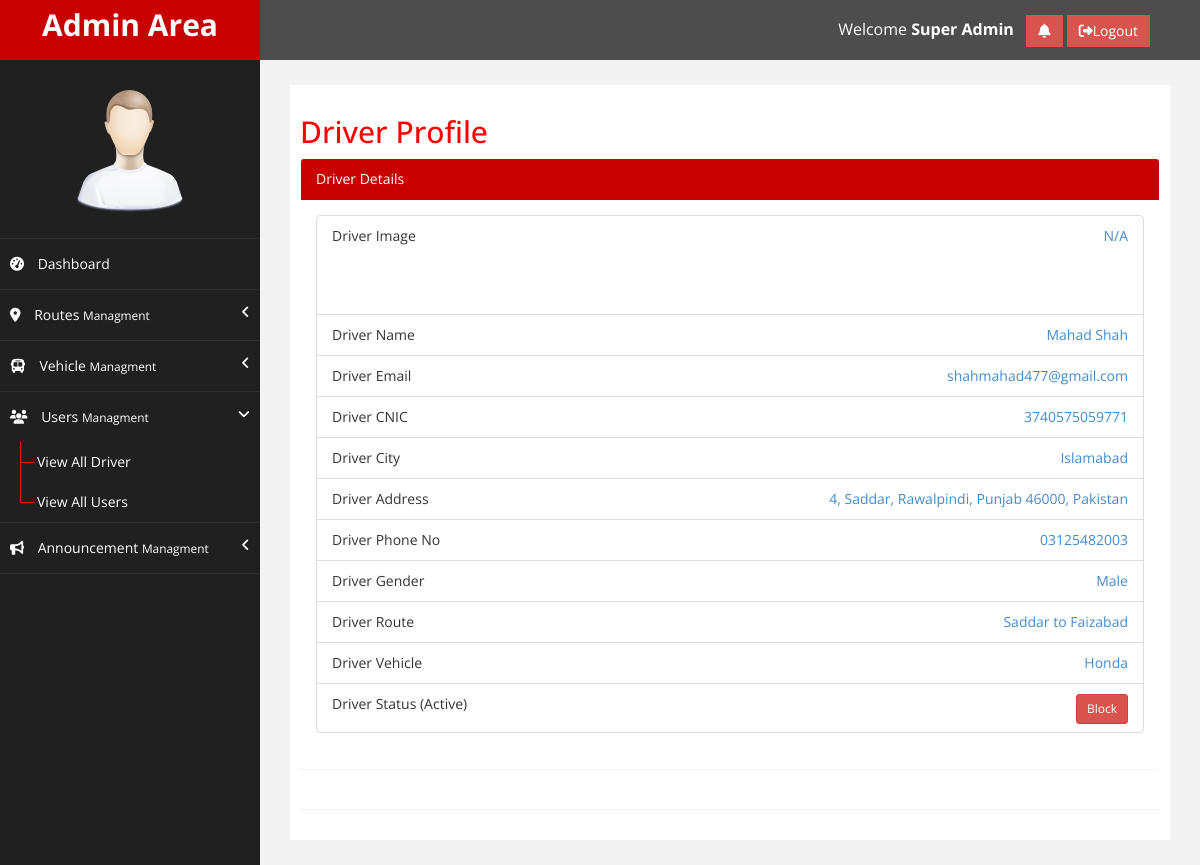
Screenshot of /userProfile.php?notiID=25&userType=D&userID=24 (signed in) with the database file from the repository.
### tables this page shows
CREATE TABLE `tbl_users` (
  `user_id` int(11) NOT NULL,
  `user_fullName` varchar(255) DEFAULT NULL,
  `user_email` varchar(255) DEFAULT NULL,
  `user_password` varchar(255) DEFAULT NULL,
  `user_cnic` varchar(13) DEFAULT NULL,
  `user_contactNo` varchar(100) DEFAULT NULL,
  `user_address` text DEFAULT NULL,
  `user_cityID` int(11) DEFAULT NULL,
  `user_lat` decimal(16,6) DEFAULT NULL,
  `user_lng` decimal(16,6) DEFAULT NULL,
  `user_end_lat` double(16,7) DEFAULT NULL,
  `user_end_lng` double(16,7) DEFAULT NULL,
  `user_isOnline` enum('0','1') NOT NULL DEFAULT '1',
  `user_gender` enum('M','F') NOT NULL DEFAULT 'M',
  `user_type` enum('SA','D','U') NOT NULL DEFAULT 'U',
  `user_status` enum('P','R','A','B') NOT NULL DEFAULT 'P',
  `user_profileImage` varchar(255) DEFAULT NULL,
  `user_routeID` int(11) DEFAULT NULL,
  `user_vehicleID` int(11) DEFAULT NULL,
  `createdBy` int(11) DEFAULT NULL,
  `createdDate` datetime DEFAULT NULL,
  `updatedBy` int(11) DEFAULT NULL,
  `updatedDate` datetime DEFAULT NULL
);

CREATE TABLE `tbl_cities` (
  `id` int(11) NOT NULL,
  `city` varchar(255) NOT NULL,
  `city_ascii` varchar(255) NOT NULL,
  `lat` varchar(255) NOT NULL,
  `lng` varchar(255) NOT NULL,
  `country` varchar(55) NOT NULL,
  `iso2` varchar(255) NOT NULL,
  `iso3` varchar(255) NOT NULL,
  `admin_name` varchar(255) NOT NULL,
  `capital` varchar(255) NOT NULL,
  `population` varchar(255) NOT NULL
);

CREATE TABLE `tbl_routes` (
  `route_id` int(11) NOT NULL,
  `route_title` varchar(255) DEFAULT NULL,
  `route_status` enum('A','B') NOT NULL DEFAULT 'A',
  `createdBy` int(11) DEFAULT NULL,
  `createdDate` datetime DEFAULT NULL,
  `updatedBy` int(11) DEFAULT NULL,
  `updatedDate` datetime DEFAULT NULL
);

CREATE TABLE `tbl_vehicles` (
  `vehicle_id` int(11) NOT NULL,
  `vehicle_title` varchar(255) DEFAULT NULL,
  `vehicle_status` enum('A','B') NOT NULL DEFAULT 'A',
  `createdBy` int(11) DEFAULT NULL,
  `createdDate` datetime DEFAULT NULL,
  `updatedBy` int(11) DEFAULT NULL,
  `updatedDate` datetime DEFAULT NULL
);

### includes/functions.php (called while the page is built, shortened)
<?php
function getStatusTitle($status){
    if($status == 'P'){
      return "Pending";
    }else if($status == 'A'){
      return "Active";
    }else if($status == 'R'){
      return "Rejected";
    }else if($status == 'B'){
      return "Blocked";
    }else if ($status == 'C') {
      return "Cancle";
    }
  }
   function getGenderTitle($gender){
    if($gender == 'F'){
      return "Female";
    }else if($gender == 'M'){
      return "Male";
    }
  }
?>

### userProfile.php (the view, shortened to what this page needs)
<?php include ("includes/head.php"); ?>
<?php
$userType = $formHeading = "";
if (isset($_GET['notiID'])) {
 $notiID = $_GET['notiID'];
 $sqlNotiStatus = "UPDATE `tbl_notifications` SET `noti_status` = '1' WHERE `noti_status` = '0' AND `noti_id` = '$notiID'";
 mysqli_query($con,$sqlNotiStatus);
}
if (isset($_GET['userType']) && isset($_GET['userID'])) {
  $userType = $_GET['userType'];
  $userID = $_GET['userID'];
  if ($userType == "D") {
    $formHeading = "Driver";
    $whereClause = "WHERE `tbl_users`.`user_type` = '$userType' AND `tbl_users`.`user_id` = '$userID'";
   $sql = "SELECT `tbl_users`.`user_id` ,`tbl_users`.`user_contactNo`,`tbl_users`.`user_address` ,`tbl_users`.`user_type`, `tbl_users`.`user_fullName`, `tbl_users`.`user_cnic`, `tbl_users`.`user_email`, `tbl_users`.`user_contactNo`,`tbl_users`.`user_gender`,`tbl_users`.`user_cityID`,`tbl_users`.`user_status`,`tbl_users`.`user_profileImage`,`tbl_users`.`user_routeID`,`tbl_users`.`user_vehicleID` ,`tbl_vehicles`.`vehicle_title`,`tbl_routes`.`route_title`,`tbl_cities`.`city`  FROM `tbl_users`
    INNER JOIN `tbl_vehicles` ON `tbl_users`.`user_vehicleID` = `tbl_vehicles`.`vehicle_id`
    INNER JOIN `tbl_routes` ON `tbl_users`.`user_routeID` = `tbl_routes`.`route_id`
     INNER JOIN `tbl_cities` ON `tbl_users`.`user_cityID` = `tbl_cities`.`id` ".$whereClause."
    ORDER BY `tbl_users`.`user_id` DESC" ;
  }else if($userType == "U"){
    $formHeading = "User";
    $whereClause = "WHERE `tbl_users`.`user_type` = '$userType' AND `tbl_users`.`user_id` = '$userID'";
   $sql = "SELECT `tbl_users`.`user_id` ,`tbl_users`.`user_contactNo`,`tbl_users`.`user_address` ,`tbl_users`.`user_type`, `tbl_users`.`user_fullName`, `tbl_users`.`user_cnic`, `tbl_users`.`user_email`, `tbl_users`.`user_contactNo`,`tbl_users`.`user_gender`,`tbl_users`.`user_cityID`,`tbl_users`.`user_status`,`tbl_users`.`user_profileImage`,`tbl_cities`.`city`  FROM `tbl_users`
     INNER JOIN `tbl_cities` ON `tbl_users`.`user_cityID` = `tbl_cities`.`id` ".$whereClause."
    ORDER BY `tbl_users`.`user_id` DESC" ;
  }
}
?>
<link rel="stylesheet" href="plugins/datatables-bs4/css/dataTables.bootstrap4.css">
    <div id="wrapper">
        <?php include("includes/topNav.php"); ?>
            <?php include("includes/sidebar.php"); ?>
        <div id="page-wrapper" >
            <div id="page-inner">
                <div class="row">
                    <div class="col-md-12">
                     <h2> <?php if ($formHeading !="") { echo $formHeading; } ?> Profile</h2>
                    </div>
                    <div class="col-md-12 col-sm-12">
                        <div class="panel">
                            <div class="panel-heading panelHeadBg">
                                <?php if ($formHeading !="") { echo $formHeading; } ?> Details
                            </div>
                            <div class="panel-body">
                                  <?php
                                $result = mysqli_query($con,$sql);
                                if($result){
                                  if(mysqli_num_rows($result)>0){
                                    if ($row = mysqli_fetch_array($result)) {
                                    ?>
                                    <ul class="list-group">
                                       <li style="height: 100px" class="list-group-item"><?php echo $formHeading; ?> Image <a href="javascript:;" class="pull-right"><?php if($row['user_profileImage'] != "" && file_exists($row['user_profileImage'])){ ?> <img style="width: 70px; height: 70px; display: block; margin: auto;"  src="<?php echo $row['user_profileImage']; ?>"><?php }else{ echo "N/A"; }  ?></a></li>
                                      <li class="list-group-item"><?php echo $formHeading; ?> Name <a href="javascript:;" class="pull-right"><?php echo $row['user_fullName']; ?></a></li>
                                      <li class="list-group-item"><?php echo $formHeading; ?> Email <a href="javascript:;" class="pull-right"><?php echo $row['user_email']; ?></a></li>
                                      <li class="list-group-item"><?php echo $formHeading; ?> CNIC <a href="javascript:;" class="pull-right"><?php echo $row['user_cnic']; ?></a></li>
                                      <li class="list-group-item"><?php echo $formHeading; ?> City <a href="javascript:;" class="pull-right"><?php echo $row['city']; ?></a></li>
                                      <li class="list-group-item"><?php echo $formHeading; ?> Address <a href="javascript:;" class="pull-right"><?php echo $row['user_address']; ?></a></li>
                                      <li class="list-group-item"><?php echo $formHeading; ?> Phone No <a href="javascript:;" class="pull-right"><?php echo $row['user_contactNo']; ?></a></li>
                                      <li class="list-group-item"><?php echo $formHeading; ?> Gender <a href="javascript:;" class="pull-right"><?php echo getGenderTitle($row['user_gender']); ?></a></li>
                                      <?php if ($userType == "D") {
                                        ?>
                                        <li class="list-group-item"><?php echo $formHeading; ?> Route <a href="javascript:;" class="pull-right"><?php echo $row['route_title']; ?></a></li>
                                        <li class="list-group-item"><?php echo $formHeading; ?> Vehicle <a href="javascript:;" class="pull-right"><?php echo $row['vehicle_title']; ?></a></li>
                                        <?php
                                      } ?>
                                         <li style="height: 50px;" class="list-group-item"><?php echo $formHeading; ?> Status (<?php echo getStatusTitle($row['user_status']); ?>)
                                           <?php if($row['user_status'] == "A" ){  ?><a href="userProfile.php?userType=<?php echo $userType; ?>&userID=<?php echo $userID; ?>&status=B" class="pull-right btn btn-sm btn-danger">Block</a>  <?php } ?>
                                       </li>
                                    </ul>
                                     <?php
                                   }
                                  }
                                }
                              ?>
                            </div>
                        </div>
                    </div>
                </div>
                 <hr />
            </div>
        </div>
    </div>
</body>
</html>

### assets/css/custom.css (style rules this page uses)
body { font-family: 'Open Sans', sans-serif; }
#wrapper { width: 100%; background:#202020; }
#page-wrapper { padding: 15px 15px; min-height: 500px; background:#F3F3F3; }
#page-inner { width:100%; margin:10px 20px 10px 0px; background-color:#fff!important; padding:10px; min-height:500px; }
h2 { color: #f00; }
@media (min-width:768px) { #page-wrapper { margin: 0 0 0 260px; padding: 15px 30px; min-height: 500px; } }

### includes/head.php (style rules this page uses)
.panelHeadBg,.panelFootBg { background: #c90000 !important; color: #ffffff !important; }

### rows the page displays
tbl_users: user_fullName "Mahad Shah", user_email "shahmahad477@gmail.com", user_cnic "3740575059771", tbl_cities.city "Islamabad", user_address "4, Saddar, Rawalpindi, Punjab 46000, Pakistan", user_contactNo "03125482003", user_gender "Male", tbl_routes.route_title "Saddar to Faizabad", tbl_vehicles.vehicle_title "Honda", user_status "Active"

### other values shown
$_SESSION['userFullName'] "Super Admin"
$formHeading "Driver"
